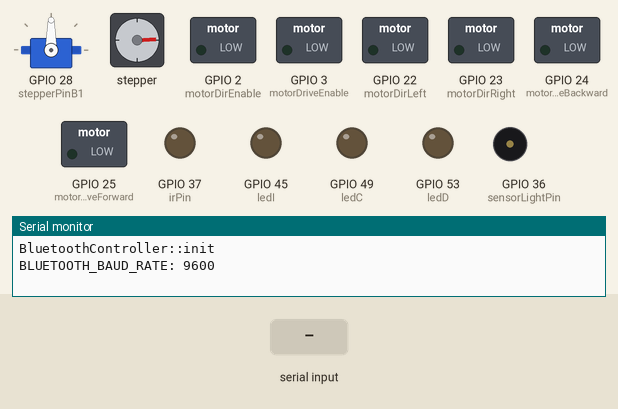
This sketch was run on a simulated ESP32. Shown: servo, stepper motor, switched loads named in the sketch (green lamp = pin HIGH), output pins drawn as LEDs (lit = HIGH), buzzer (waves = sounding), the last lines printed to the serial monitor. The test bench sets the inputs (shaded band). Stepper angles assume 2048 steps per turn.

Above: at 1.0 s.
At 10.5 s:
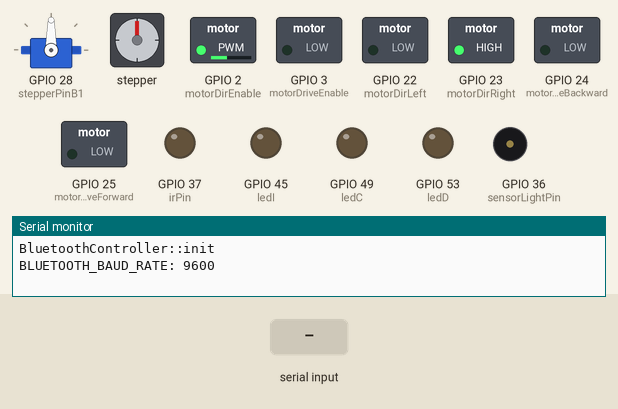
At 17.3 s:
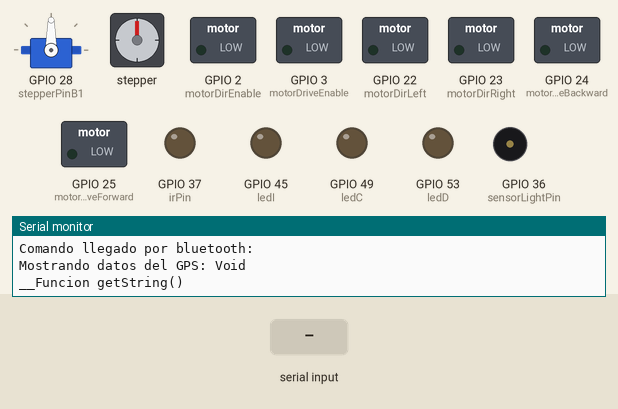
17.4 s: "ESP32\n" received over the second serial link
19.1 s: "STM32\n" received over the second serial link
22.1 s: "w\n" received over the second serial link
Timing chart, 0 to 25.1 s (numbered marks = the images above; inputs shaded):
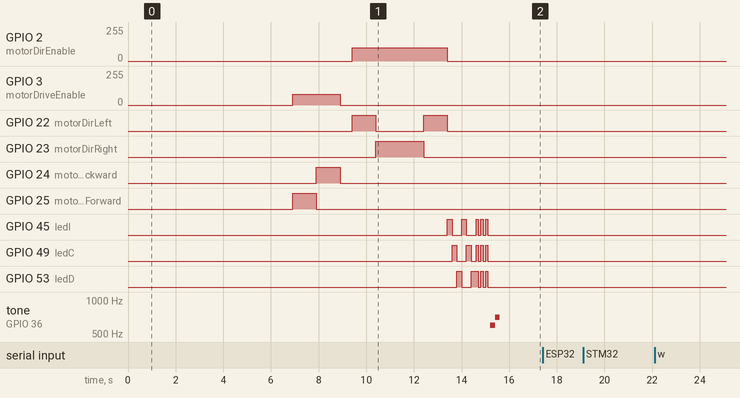

The sketch:

RobotMovil.ino
```cpp
#include "MotorController.h"
#include "SensorController.h"
#include "BluetoothController.h"
#include "GpsController.h"
#include "LightController.h"
#include "SoundController.h"
#include "IrController.h"
#include "Robot.h"
#include "Config.h"


MotorController motorController;
SensorController sensorController;
BluetoothController bluetoothController;
GpsController gpsController;
LightController lightController;
SteperMotorController steperMotorController;
SoundController soundController;
IrController irController;
Robot robot(motorController, sensorController, bluetoothController, gpsController, lightController, steperMotorController, soundController, irController);

void setup() {

  Serial.begin(9600);
  motorController.init();
  sensorController.init();
  bluetoothController.init();
  gpsController.init();
  lightController.init();
  steperMotorController.init();
  soundController.init();
  irController.init();
  robot.init();

}

void loop() {
  robot.run();
}
```

BluetoothController.cpp
```cpp
#include "BluetoothController.h"
#include "Config.h"
#include "arduino.h"

void BluetoothController::init() {
   BTserial.begin(BLUETOOTH_BAUD_RATE);
  Serial.println("BluetoothController::init");
   Serial.print("BLUETOOTH_BAUD_RATE: ");
    Serial.println(BLUETOOTH_BAUD_RATE);
}

String BluetoothController::getCommand() {
 // BTserial.setTimeout(BLUETOOTH_READ_TIMEOUT);
  if (BTserial.available()) {
    return BTserial.readStringUntil('\n');
  }
  return "";
}
String BluetoothController::getString() {
  Serial.println("__Funcion getString() ");
  String cadena ="";
  while (BTserial.available())
  {
    cadena=cadena + BTserial.read();
    Serial.print("_BTserial available: ");
  }
  return cadena;
}
```

BluetoothController.h
```cpp
#ifndef BLUETOOTHCONTROLLER_H
#define BLUETOOTHCONTROLLER_H

#include <SoftwareSerial.h>
#include "BoardMap.h"

class BluetoothController {
public:
  void init();
  String getCommand();
  String getString();

private:
  SoftwareSerial BTserial = SoftwareSerial(BoardMap::bluetoothRX, BoardMap::bluetoothTX);
};

#endif
```

BoardMap.cpp
```cpp
#include "BoardMap.h"
#include "Arduino.h"


// For Arduino UNO/Mega
#if defined(ARDUINO_AVR_MEGA2560)
// Motors
const int BoardMap::motorDirLeft = 22;
const int BoardMap::motorDirRight = 23;
const int BoardMap::motorDirEnable = 2;

const int BoardMap::motorDriveBackward = 24;
const int BoardMap::motorDriveForward = 25;
const int BoardMap::motorDriveEnable = 3;

//Stepers Motors
const int BoardMap::stepperPinA1 = 26;
const int BoardMap::stepperPinA2 = 27;
const int BoardMap::stepperPinB1 = 28;
const int BoardMap::stepperPinB2 = 29;

//Ultrasonido
const int BoardMap::trigPin = 30;
const int BoardMap::echoPin = 31;
const int BoardMap::servoPin = 32;

//bluetooth
const int BoardMap::bluetoothTX = 16;
const int BoardMap::bluetoothRX = 17;

//GPS
const int BoardMap::gpsTX = 18;
const int BoardMap::gpsRX = 19;

//Light
const int BoardMap::ledI = 45;
const int BoardMap::ledC = 49;
const int BoardMap::ledD = 53;


const int BoardMap::manualPingPin = 33;
const int BoardMap::automaticPingPin = 34;
const int BoardMap::irSensorPin = 35;

const int BoardMap::sensorLightPin = A0;
const int BoardMap::soundPin = 36;
const int BoardMap::irPin = 37;

// For Arduino SAMD (Zero, MKR1000)
#elif defined(ARDUINO_SAMD_ZERO) || defined(ARDUINO_SAMD_MKR1000)
const int BoardMap::motorDirEnable = 32;// 2
const int BoardMap::motorDirRight = 33; //3
const int BoardMap::motorDriveBackward = 4;
const int BoardMap::motorDirLeft = 5;
const int BoardMap::motorDirEnable = 6;
const int BoardMap::motorDriveEnable = 7;
const int BoardMap::trigPin = 8;
const int BoardMap::echoPin = 9;
const int BoardMap::servoPin = 10;
const int BoardMap::bluetoothTX = 11;
const int BoardMap::bluetoothRX = 12;
const int BoardMap::ledPin = 13;
const int BoardMap::manualPingPin = A0;
const int BoardMap::automaticPingPin = A1;
const int BoardMap::irSensorPin = A2;

// For ESP32
#elif defined(ESP32)
const int BoardMap::motorDirEnable = 18;
const int BoardMap::motorDirRight = 19;
const int BoardMap::motorDriveBackward = 21;
const int BoardMap::motorDirLeft = 22;
const int BoardMap::motorDirEnable = 23;
const int BoardMap::motorDriveEnable = 25;
const int BoardMap::trigPin = 26;
const int BoardMap::echoPin = 27;
const int BoardMap::servoPin = 13;
const int BoardMap::bluetoothTX = 16;
const int BoardMap::bluetoothRX = 17;
const int BoardMap::ledPin = 2;
const int BoardMap::manualPingPin = 32;
const int BoardMap::automaticPingPin = 33;
const int BoardMap::irSensorPin = 34;

// For STM32
#elif defined(STM32F1xx) || defined(STM32F4xx)
const int BoardMap::motorDirEnable = PA5;
const int BoardMap::motorDirRight = PA6;
const int BoardMap::motorDriveBackward = PA7;
const int BoardMap::motorDirLeft = PB0;
const int BoardMap::motorDirEnable = PB1;
const int BoardMap::motorDriveEnable = PB2;
const int BoardMap::trigPin = PB3;
const int BoardMap::echoPin = PB4;
const int BoardMap::servoPin = PB5;
const int BoardMap::bluetoothTX = PB6;
const int BoardMap::bluetoothRX = PB7;
const int BoardMap::ledPin = PC13;
const int BoardMap::manualPingPin = PA0;
const int BoardMap::automaticPingPin = PA1;
const int BoardMap::irSensorPin = PA2;

#endif
```

BoardMap.h
```cpp
#include "Config.h"
#ifndef BOARDMAP_H
#define BOARDMAP_H
#define ARDUINO_AVR_MEGA2560
// DefiniciÃ³n de macros para identificar la placa
#if defined(ARDUINO_AVR_UNO) || defined(ARDUINO_AVR_MEGA2560)
  #define BOARD_TYPE "Arduino AVR"
#elif defined(ARDUINO_SAMD_ZERO) || defined(ARDUINO_SAMD_MKR1000)
  #define BOARD_TYPE "Arduino SAMD"
#elif defined(ESP32)
  #define BOARD_TYPE "ESP32"
#elif defined(STM32F1xx) || defined(STM32F4xx)
  #define BOARD_TYPE "STM32"
#else
  #error "Placa no soportada. Por favor, agrega las definiciones de pines para esta placa en BoardMap."
#endif

class BoardMap {
public:
  // Motors

  static const int motorDirRight;
  static const int motorDirLeft;
  static const int motorDirEnable;

  static const int motorDriveForward;
  static const int motorDriveBackward;
  static const int motorDriveEnable;

   //Stepers Motors
  static const int stepperPinA1;
  static const int stepperPinA2;
  static const int stepperPinB1;
  static const int stepperPinB2;

  // Sensores ultrasonicos
  static const int trigPin;
  static const int echoPin;

  // Servo
  static const int servoPin;

  // Bluetooth
  static const int bluetoothTX;
  static const int bluetoothRX;

  // GPG
  static const int gpsTX;
  static const int gpsRX;

  // LED y otros
  static const int ledI;
  static const int ledC;
  static const int ledD;
  static const int manualPingPin;
  static const int automaticPingPin;

  // Sensor IR
  static const int irSensorPin;

  // Sensor L
  static const int sensorLightPin;

    // Sound
  static const int soundPin;

    // Ir
  static const int irPin;
};

#endif
```

GpsController.cpp
```cpp
#include "GpsController.h"
#include "Config.h"
void GpsController::init() {
  // BTserial.begin(BLUETOOTH_BAUD_RATE);
  GPSserial.begin(9600);
}

String GpsController::getPosition()
{
String data = "Void";
  if(GPSserial.available())
  {
    data=GPSserial.read();
  }
  return data;
}
```

GpsController.h
```cpp
#ifndef GPSCONTROLLER_H
#define GPSCONTROLLER_H

#include <SoftwareSerial.h>
#include "BoardMap.h"


class GpsController {
public:
  void init();
  String getPosition();

private:
  SoftwareSerial GPSserial = SoftwareSerial(BoardMap::gpsTX,BoardMap::gpsRX);
};
#endif
```

IrController.cpp
```cpp
#include "IrController.h"
#include "Config.h"

void IrController::init() {
	pinMode(irPin, OUTPUT);
}
```

IrController.h
```cpp
#ifndef IRCONTROLLER_H
#define IRCONTROLLER_H

#include "Arduino.h"
#include "BoardMap.h"

class IrController {
public:
  void init();

private:
  int irPin = BoardMap::irPin;
};

#endif
```

LightController.cpp
```cpp
#include "LightController.h"
void LightController::init() {
  pinMode(ledI, OUTPUT);
  pinMode(ledC, OUTPUT);
  pinMode(ledD, OUTPUT);
}

void LightController::alert()
{

}
void LightController::dancing(){
	for(int i = 0; i < 2 ; i++)
	{
	  digitalWrite(ledI, HIGH);
	  digitalWrite(ledC, LOW);
	  digitalWrite(ledD, LOW);
	  delay(200);
	  digitalWrite(ledI, LOW);
	  digitalWrite(ledC, HIGH);
	  digitalWrite(ledD, LOW);
	  delay(200);
	  digitalWrite(ledI, LOW);
	  digitalWrite(ledC, LOW);
	  digitalWrite(ledD, HIGH);
	  delay(200);
	 }
	 for(int i = 0; i < 3 ; i++)
	 {
	  digitalWrite(ledI, HIGH);
	  digitalWrite(ledC, HIGH);
	  digitalWrite(ledD, HIGH);
	  delay(100);
	  digitalWrite(ledI, LOW);
	  digitalWrite(ledC, LOW);
	  digitalWrite(ledD, LOW);
	  delay(100);
	}
};
```

LightController.h
```cpp
#ifndef LIGHTCONTROLLER_H
#define LIGHTCONTROLLER_H
#include "BoardMap.h"
#include "Config.h"
#include "arduino.h"

class LightController {
public:
  void init();
  void alert();
  void dancing();

private:
    int ledI = BoardMap::ledI;
    int ledC = BoardMap::ledC;
    int ledD = BoardMap::ledD;

};
#endif
```

MotorController.cpp
```cpp
 #include "MotorController.h"

void MotorController::init() {
  pinMode(motorDirRight, OUTPUT);
  pinMode(motorDirLeft, OUTPUT);
  pinMode(motorDirEnable,OUTPUT);

  pinMode(motorDriveForward, OUTPUT);
  pinMode(motorDriveBackward, OUTPUT);
  pinMode(motorDriveEnable, OUTPUT);
}

void MotorController::goOn(byte speed) {
  analogWrite(motorDriveEnable, speed);

  digitalWrite(motorDriveBackward, LOW);
  digitalWrite(motorDriveForward, HIGH);

}

void MotorController::goBack(byte speed) {
  analogWrite(motorDriveEnable, speed);

  digitalWrite(motorDriveForward, LOW);
  digitalWrite(motorDriveBackward, HIGH);
}

void MotorController::stopMove() {
  analogWrite(motorDriveEnable, 0);

  digitalWrite(motorDriveForward, LOW);
  digitalWrite(motorDriveBackward, LOW);
}

void MotorController::moveLeft(byte speed) {
  analogWrite(motorDirEnable, speed);

  digitalWrite(motorDirRight, LOW);
  digitalWrite(motorDirLeft, HIGH);
}

void MotorController::moveRight(byte speed) {
  analogWrite(motorDirEnable, speed);

  digitalWrite(motorDirLeft, LOW);
  digitalWrite(motorDirRight, HIGH);
}
void MotorController::stopMoveDir() {
  analogWrite(motorDirEnable, 0);

  digitalWrite(motorDirLeft, LOW);
  digitalWrite(motorDirRight, LOW);
}
```

MotorController.h
```cpp
#ifndef MOTORCONTROLLER_H
#define MOTORCONTROLLER_H
#include "Arduino.h"
#include "BoardMap.h"
#include "Config.h"

class MotorController{
public:
  void init();
  void goOn(byte speed = DEFAULT_SPEED);
  void goBack(byte speed);
  void moveLeft(byte speed);
  void moveRight(byte speed);
  void stopMove();
  void stopMoveDir();
private:
//Usamos los pines definidos en BoardMap
  int motorDirRight = BoardMap::motorDirRight;
  int motorDirLeft = BoardMap::motorDirLeft;
  int motorDirEnable = BoardMap::motorDirEnable;

  int motorDriveBackward = BoardMap::motorDriveBackward;
  int motorDriveForward = BoardMap::motorDriveForward;
  int motorDriveEnable = BoardMap::motorDriveEnable;
};
#endif
```

Robot.cpp
```cpp
#include "Robot.h"

void Robot::init() {

    steperMotorController.step('l', 500);
    steperMotorController.step('r', 1000);
    steperMotorController.step('l', 500);

	 motorController.goOn(80);
	  delay(1000);
	 motorController.goBack(80);
	  delay(1000);
	 motorController.stopMove();
	 delay(500);
	 motorController.moveLeft(100);
	  delay(1000);
	 motorController.moveRight(100);
	  delay(2000);
	   motorController.moveLeft(100);
	  delay(1000);
	 motorController.stopMoveDir();


	lightController.dancing();
	soundController.notify();
	Serial.println("Robot iniciado");
}

void Robot::run() {
 String command = bluetoothController.getString();
 Serial.println("Test bluetooth....... ");
 Serial.print("Receptor: ");
 Serial.println(BoardMap::bluetoothRX);
 Serial.print("Transmisor: ");
 Serial.println(BoardMap::bluetoothTX);
 Serial.print("BLUETOOTH_BAUD_RATE: ");
 Serial.println(BLUETOOTH_BAUD_RATE);
 Serial.print("Comando llegado por bluetooth: ");
 Serial.println(command);

 Serial.print("Mostrando datos del GPS: ");
 String test = gpsController.getPosition();
 test = gpsController.getPosition();
  Serial.println(test);
  if (command !="" ) {
    processCommand(command);
  } else {
  //  automaticMode();
  }
}

void Robot::processCommand(String command) {
  if (command == "w") motorController.goOn(100);
  else if (command == "z") motorController.goBack(100);
  else if (command == "s") motorController.stopMove();
  else if (command == "a") motorController.moveLeft(100);
  else if (command == "d") motorController.moveRight(100);
}

void Robot::automaticMode() {

//  if (millis() - lastSensorCheck < SENSOR_READ_INTERVAL) return;
  if (!sensorController.I() && !sensorController.C() && !sensorController.D()) {
    motorController.goOn(100);
  } else if (sensorController.I()) {
    motorController.moveRight(100);
  } else if (sensorController.D()) {
    motorController.moveLeft(100);
  } else {
    motorController.goBack(100);
  }
}
```

Robot.h
```cpp
#ifndef ROBOT_H
#define ROBOT_H

#include "MotorController.h"
#include "SensorController.h"
#include "BluetoothController.h"
#include "GpsController.h"
#include "LightController.h"
#include "SteperMotorController.h"
#include "SoundController.h"
#include "IrController.h"
#include "Config.h"

class Robot {
public:
  Robot(MotorController &motor, SensorController &sensor, BluetoothController &bluetooth, GpsController &gps, LightController &light, SteperMotorController &steperMotor, SoundController &sound, IrController &ir)
      : motorController(motor), sensorController(sensor), bluetoothController(bluetooth),gpsController(gps),lightController(light), steperMotorController (steperMotor), soundController (sound), irController (ir) {}

  void init();
  void run();

private:
  MotorController &motorController;
  SensorController &sensorController;
  BluetoothController &bluetoothController;
  GpsController &gpsController;
  LightController &lightController;
  SteperMotorController &steperMotorController;
  SoundController &soundController;
  IrController  &irController;

  void processCommand(String command);
  void automaticMode();
};

#endif
```

SensorController.cpp
```cpp
#include "SensorController.h"
void SensorController::init(){
  pinMode(trigPin, OUTPUT);
  pinMode(echoPin, INPUT);
  pinMode(sensorLightPin, INPUT);
  myservo.attach(28);
}

int SensorController::getDistance(){
  digitalWrite(trigPin, LOW);
  delayMicroseconds(5);
  digitalWrite(trigPin, HIGH);
  delayMicroseconds(10);
  long time = pulseIn(echoPin, HIGH);
  return int(0.017 * time);
}

int SensorController::getLight(){

  return analogRead(sensorLightPin);
}

bool SensorController::checkObstacle(int angle){
  myservo.write(angle);
  delay(SERVO_STABILIZE_TIME);
  return (getDistance() < sensitivity);
}

bool SensorController::I(){
  return checkObstacle(120);
}

bool SensorController::C(){
  return checkObstacle(75);
}

bool SensorController::D(){
  return checkObstacle(30);
}
```

SensorController.h
```cpp
#ifndef SENSORCONTROLLER_H
#define SENSORCONTROLLER_H
#include "Arduino.h"
#include <Servo.h>
#include "BoardMap.h"
#include "Config.h"
class SensorController{
public:
  void init();
  int getDistance();
  int getLight();
  bool checkObstacle(int angle);
  bool I();
  bool C();
  bool D();
private:
  Servo myservo;
  const int trigPin = BoardMap::trigPin;
  const int echoPin = BoardMap::echoPin;

  const int sensorLightPin = BoardMap::sensorLightPin;


  //const byte sensitivity = 70;
  const byte sensitivity = OBSTACLE_THRESHOLD;
  const int servoPin = BoardMap::servoPin;
};
#endif
```

SoundController.cpp
```cpp
#include "SoundController.h"

void SoundController::init() {
  pinMode(soundPin, OUTPUT);
}
void SoundController::notify() {
  //generar tono de 440Hz durante 1000 ms
  tone(soundPin, 600);
  delay(200);
  tone(soundPin, 700);
  delay(200);

  //detener tono durante 500ms
  noTone(soundPin);
  delay(500);
}
```

SoundController.h
```cpp
#ifndef SOUNDCONTROLLER_H
#define SOUNDCONTROLLER_H
#include "Arduino.h"
#include "BoardMap.h"
#include "Config.h"

class SoundController{
public:
  void init();
  void notify();
private:
//Usamos los pines definidos en BoardMap
  int soundPin = BoardMap::soundPin;
};
#endif
```

SteperMotorController.cpp
```cpp
#include "SteperMotorController.h"
void SteperMotorController::init() {
  pinMode(stepperPinA1, OUTPUT);
  pinMode(stepperPinA2, OUTPUT);
  pinMode(stepperPinB1, OUTPUT);
  pinMode(stepperPinB2, OUTPUT);
}

void SteperMotorController::step(char d, int step){
	if(d == 'l'){
		  myStepper.setSpeed(15);
		  myStepper.step(step);
		  delay(1000);
	}
	if(d == 'r'){
		  myStepper.setSpeed(15);
		  myStepper.step(-step);
		  delay(1000);
	}
	digitalWrite(stepperPinA1, LOW);
	digitalWrite(stepperPinA2, LOW);
	digitalWrite(stepperPinB1, LOW);
	digitalWrite(stepperPinB2, LOW);
};   
```

SteperMotorController.h
```cpp
#ifndef STEPERMOTORCONTROLLER_H
#define STEPERMOTORCONTROLLER_H

#include <Stepper.h>
#include "BoardMap.h"
#include "Config.h"
#include "arduino.h"

class SteperMotorController {
public:
  void init();
  void step(char d, int step);
private:
    int stepperPinA1 = BoardMap::stepperPinA1;
	int stepperPinA2 = BoardMap::stepperPinA2;
	int stepperPinB1 = BoardMap::stepperPinB1;
	int stepperPinB2 = BoardMap::stepperPinB2;

	const int stepsPerRevolution = 2048;
	Stepper myStepper = Stepper(stepsPerRevolution, stepperPinA1, stepperPinB1, stepperPinA2, stepperPinB2);


};
#endif
```

Config.cpp
```cpp
#include "Config.h"
#include "Arduino.h"
// Variables configurables en tiempo de ejecuciÃ³n
#ifdef DEBUG_MODE
    bool debugEnabled = true;
#else
    bool debugEnabled = false;
#endif

byte currentMaxSpeed = DEFAULT_SPEED;
```

Source omitted: Config.h (2411 bytes)
